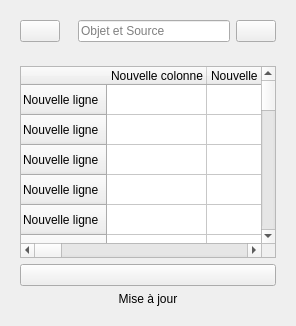
                  <widget class="QCustomSlideMenu" name="page_6">
                   <layout class="QVBoxLayout" name="verticalLayout_48">
                    <item>
                     <widget class="QWidget" name="headerTableDVC_3" native="true">
                      <layout class="QHBoxLayout" name="horizontalLayout_44">
                       <property name="spacing">
                        <number>0</number>
                       </property>
                       <property name="leftMargin">
                        <number>0</number>
                       </property>
                       <property name="topMargin">
                        <number>0</number>
                       </property>
                       <property name="rightMargin">
                        <number>0</number>
                       </property>
                       <property name="bottomMargin">
                        <number>0</number>
                       </property>
                       <item>
                        <widget class="QWidget" name="widget_58" native="true">
                         <layout class="QVBoxLayout" name="verticalLayout_46">
                          <property name="spacing">
                           <number>0</number>
                          </property>
                          <property name="leftMargin">
                           <number>9</number>
                          </property>
                          <property name="topMargin">
                           <number>0</number>
                          </property>
                          <property name="rightMargin">
                           <number>9</number>
                          </property>
                          <property name="bottomMargin">
                           <number>0</number>
                          </property>
                          <item>
                           <widget class="QPushButton" name="EnregistrementDVC_4">
                            <property name="toolTip">
                             <string>Nouvel Enregistrement</string>
                            </property>
                            <property name="text">
                             <string/>
                            </property>
                            <property name="icon">
                             <iconset resource="../Utilisateur/resources.qrc">
                              <normaloff>:/icons/icons/file-plus.svg</normaloff>:/icons/icons/file-plus.svg</iconset>
                            </property>
                            <property name="iconSize">
                             <size>
                              <width>24</width>
                              <height>24</height>
                             </size>
                            </property>
                           </widget>
                          </item>
                         </layout>
                        </widget>
                       </item>
                       <item>
                        <widget class="QWidget" name="widget_60" native="true">
                         <property name="sizePolicy">
                          <sizepolicy hsizetype="Expanding" vsizetype="Preferred">
                           <horstretch>0</horstretch>
                           <verstretch>0</verstretch>
                          </sizepolicy>
                         </property>
                         <layout class="QHBoxLayout" name="horizontalLayout_52">
                          <property name="spacing">
                           <number>0</number>
                          </property>
                          <property name="leftMargin">
                           <number>0</number>
                          </property>
                          <property name="topMargin">
                           <number>0</number>
                          </property>
                          <property name="rightMargin">
                           <number>0</number>
                          </property>
                          <property name="bottomMargin">
                           <number>0</number>
                          </property>
                          <item>
                           <widget class="QWidget" name="widget_61" native="true">
                            <layout class="QHBoxLayout" name="horizontalLayout_53">
                             <item>
                              <widget class="QLineEdit" name="lineEdit_31">
                               <property name="placeholderText">
                                <string>Objet et Source</string>
                               </property>
                              </widget>
                             </item>
                             <item>
                              <widget class="QPushButton" name="pushButton_25">
                               <property name="toolTip">
                                <string>Recherche</string>
                               </property>
                               <property name="text">
                                <string/>
                               </property>
                               <property name="icon">
                                <iconset resource="../Utilisateur/resources.qrc">
                                 <normaloff>:/icons/icons/search.svg</normaloff>:/icons/icons/search.svg</iconset>
                               </property>
                               <property name="iconSize">
                                <size>
                                 <width>24</width>
                                 <height>24</height>
                                </size>
                               </property>
                              </widget>
                             </item>
                            </layout>
                           </widget>
                          </item>
                         </layout>
                        </widget>
                       </item>
                      </layout>
                     </widget>
                    </item>
                    <item>
                     <widget class="QWidget" name="widget_4" native="true">
                      <property name="sizePolicy">
                       <sizepolicy hsizetype="Preferred" vsizetype="Expanding">
                        <horstretch>0</horstretch>
                        <verstretch>0</verstretch>
                       </sizepolicy>
                      </property>
                      <layout class="QVBoxLayout" name="verticalLayout_47">
                       <item>
                        <widget class="QTableWidget" name="tableWidget_4">
                         <row>
                          <property name="text">
                           <string>Nouvelle ligne</string>
                          </property>
                         </row>
                         <row>
                          <property name="text">
                           <string>Nouvelle ligne</string>
                          </property>
                         </row>
                         <row>
                          <property name="text">
                           <string>Nouvelle ligne</string>
                          </property>
                         </row>
                         <row>
                          <property name="text">
                           <string>Nouvelle ligne</string>
                          </property>
                         </row>
                         <row>
                          <property name="text">
                           <string>Nouvelle ligne</string>
                          </property>
                         </row>
                         <row>
                          <property name="text">
                           <string>Nouvelle ligne</string>
                          </property>
                         </row>
                         <row>
                          <property name="text">
                           <string>Nouvelle ligne</string>
                          </property>
                         </row>
                         <row>
                          <property name="text">
                           <string>Nouvelle ligne</string>
                          </property>
                         </row>
                         <row>
                          <property name="text">
                           <string>Nouvelle ligne</string>
                          </property>
                         </row>
                         <row>
                          <property name="text">
                           <string>Nouvelle ligne</string>
                          </property>
                         </row>
                         <row>
                          <property name="text">
                           <string>Nouvelle ligne</string>
                          </property>
                         </row>
                         <row>
                          <property name="text">
                           <string>Nouvelle ligne</string>
                          </property>
                         </row>
                         <row>
                          <property name="text">
                           <string>Nouvelle ligne</string>
                          </property>
                         </row>
                         <row>
                          <property name="text">
                           <string>Nouvelle ligne</string>
                          </property>
                         </row>
                         <row>
                          <property name="text">
                           <string>Nouvelle ligne</string>
                          </property>
                         </row>
                         <row>
                          <property name="text">
                           <string>Nouvelle ligne</string>
                          </property>
                         </row>
                         <row>
                          <property name="text">
                           <string>Nouvelle ligne</string>
                          </property>
                         </row>
                         <row>
                          <property name="text">
                           <string>Nouvelle ligne</string>
                          </property>
                         </row>
                         <row>
                          <property name="text">
                           <string>Nouvelle ligne</string>
                          </property>
                         </row>
                         <row>
                          <property name="text">
                           <string>Nouvelle ligne</string>
                          </property>
                         </row>
                         <row>
                          <property name="text">
                           <string>Nouvelle ligne</string>
                          </property>
                         </row>
                         <row>
                          <property name="text">
                           <string>Nouvelle ligne</string>
                          </property>
                         </row>
                         <row>
                          <property name="text">
                           <string>Nouvelle ligne</string>
                          </property>
                         </row>
                         <row>
                          <property name="text">
                           <string>Nouvelle ligne</string>
                          </property>
                         </row>
                         <row>
                          <property name="text">
                           <string>Nouvelle ligne</string>
                          </property>
                         </row>
                         <column>
                          <property name="text">
                           <string>Nouvelle colonne</string>
                          </property>
                         </column>
                         <column>
                          <property name="text">
                           <string>Nouvelle colonne</string>
                          </property>
                         </column>
                         <column>
                          <property name="text">
                           <string>Nouvelle colonne</string>
                          </property>
                         </column>
                         <column>
                          <property name="text">
                           <string>Nouvelle colonne</string>
                          </property>
                         </column>
                         <column>
                          <property name="text">
                           <string>Nouvelle colonne</string>
                          </property>
                         </column>
                         <column>
                          <property name="text">
                           <string>Nouvelle colonne</string>
                          </property>
                         </column>
                         <column>
                          <property name="text">
                           <string>Nouvelle colonne</string>
                          </property>
                         </column>
                         <column>
                          <property name="text">
                           <string>Nouvelle colonne</string>
                          </property>
                         </column>
                         <column>
                          <property name="text">
                           <string>Nouvelle colonne</string>
                          </property>
                         </column>
                         <column>
                          <property name="text">
                           <string>Nouvelle colonne</string>
                          </property>
                         </column>
                         <column>
                          <property name="text">
                           <string>Nouvelle colonne</string>
                          </property>
                         </column>
                         <column>
                          <property name="text">
                           <string>Nouvelle colonne</string>
                          </property>
                         </column>
                         <column>
                          <property name="text">
                           <string>Nouvelle colonne</string>
                          </property>
                         </column>
                         <column>
                          <property name="text">
                           <string>Nouvelle colonne</string>
                          </property>
                         </column>
                         <column>
                          <property name="text">
                           <string>Nouvelle colonne</string>
                          </property>
                         </column>
                         <column>
                          <property name="text">
                           <string>Nouvelle colonne</string>
                          </property>
                         </column>
                         <column>
                          <property name="text">
                           <string>Nouvelle colonne</string>
                          </property>
                         </column>
                         <column>
                          <property name="text">
                           <string>Nouvelle colonne</string>
                          </property>
                         </column>
                         <column>
                          <property name="text">
                           <string>Nouvelle colonne</string>
                          </property>
                         </column>
                        </widget>
                       </item>
                       <item>
                        <widget class="QPushButton" name="pushButton_10">
                         <property name="text">
                          <string/>
                         </property>
                         <property name="icon">
                          <iconset resource="../Utilisateur/resources.qrc">
                           <normaloff>:/icons/icons/loader.svg</normaloff>:/icons/icons/loader.svg</iconset>
                         </property>
                         <property name="iconSize">
                          <size>
                           <width>24</width>
                           <height>24</height>
                          </size>
                         </property>
                        </widget>
                       </item>
                       <item>
                        <widget class="QLabel" name="label_9">
                         <property name="text">
                          <string>Mise à jour</string>
                         </property>
                         <property name="alignment">
                          <set>Qt::AlignCenter</set>
                         </property>
                        </widget>
                       </item>
                      </layout>
                     </widget>
                    </item>
                   </layout>
                  </widget>
